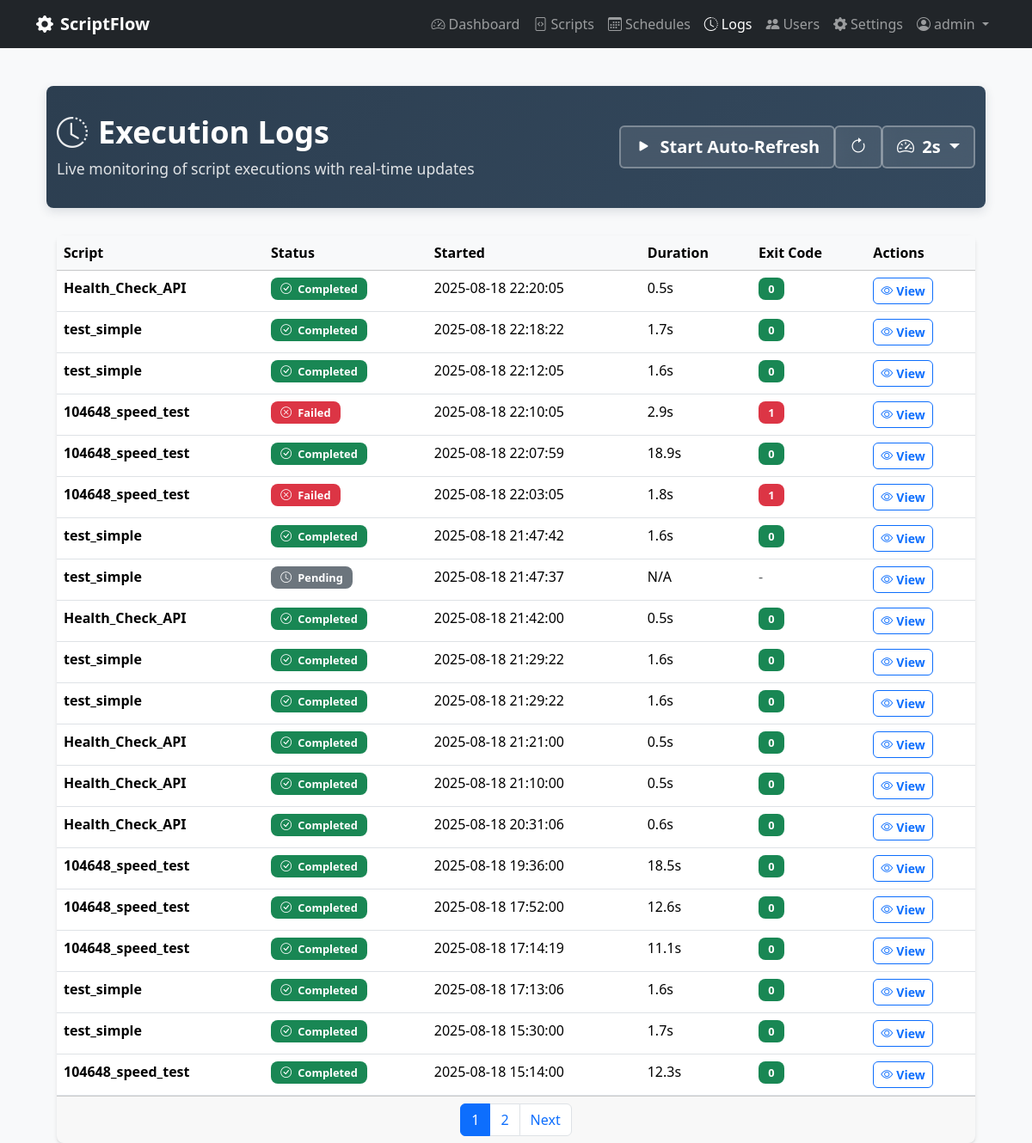
Page /logs (signed in) on the earlier database version.
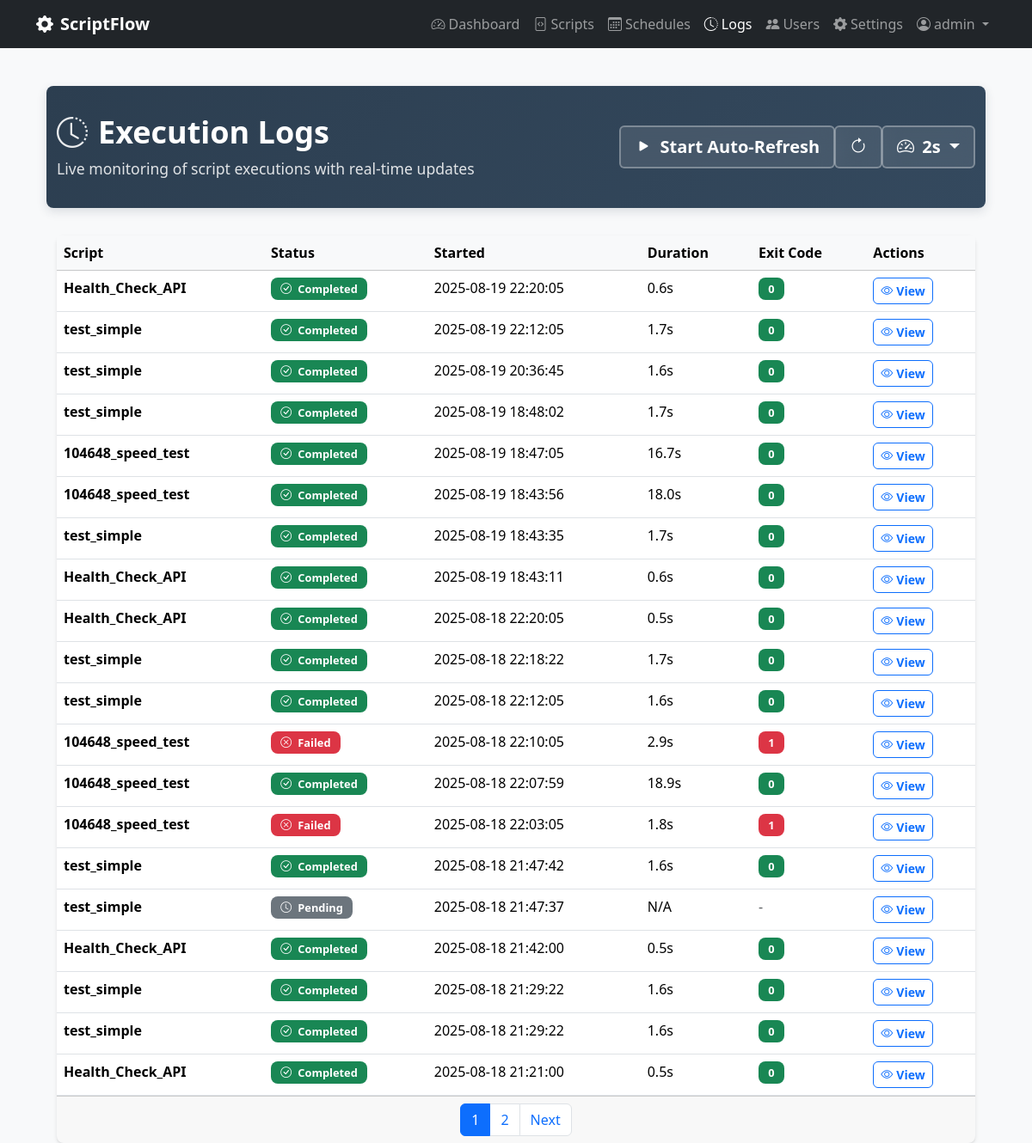
Same page on the later database version.
### scriptflow.py (models this page shows, shortened)
class Execution(db.Model):
    __tablename__ = 'executions'
    id = db.Column(db.Integer, primary_key=True)
    started_at = db.Column(db.DateTime, default=datetime.now, nullable=False)
    completed_at = db.Column(db.DateTime)
    status = db.Column(db.String(20), default='pending', nullable=False)  # pending, running, completed, failed, timeout
    exit_code = db.Column(db.Integer)
    stdout = db.Column(db.Text)
    stderr = db.Column(db.Text)
    duration_seconds = db.Column(db.Float)
    trigger_type = db.Column(db.String(20), default='manual', nullable=False)  # manual, scheduled, api
    script_id = db.Column(db.Integer, db.ForeignKey('scripts.id'), nullable=False)
    user_id = db.Column(db.Integer, db.ForeignKey('users.id'), nullable=False)
    script = db.relationship('Script', backref='executions')
    @property
    def formatted_duration(self):
        if not self.duration_seconds:
            return "N/A"
        if self.duration_seconds < 60:
            return f"{self.duration_seconds:.1f}s"
        else:
            minutes = int(self.duration_seconds // 60)
            seconds = int(self.duration_seconds % 60)
            return f"{minutes}m {seconds}s"

class Script(db.Model):
    __tablename__ = 'scripts'
    id = db.Column(db.Integer, primary_key=True)
    name = db.Column(db.String(100), nullable=False)
    description = db.Column(db.Text)
    filename = db.Column(db.String(255), nullable=False)
    file_path = db.Column(db.String(500), nullable=False)
    script_type = db.Column(db.String(10), nullable=False)  # 'py' or 'bat'
    file_size = db.Column(db.Integer)
    created_at = db.Column(db.DateTime, default=datetime.now)
    updated_at = db.Column(db.DateTime, default=datetime.now, onupdate=datetime.now)
    is_active = db.Column(db.Boolean, default=True)
    user_id = db.Column(db.Integer, db.ForeignKey('users.id'), nullable=False)

### scriptflow.py (the view)
@app.route('/logs')
@login_required
def logs():
    page = request.args.get('page', 1, type=int)
    executions_query = Execution.query.order_by(Execution.started_at.desc())
    executions_filtered = apply_user_data_filter(executions_query)
    executions = executions_filtered.paginate(page=page, per_page=20, error_out=False)
    return render_template('logs.html', executions=executions)

### scriptflow.py (called while the page is built)
@login_manager.user_loader
def load_user(user_id):
    return User.query.get(int(user_id))

def apply_user_data_filter(query):
    if current_user.can_view_all_data:
        return query  # Can see all data
    else:
        return query.filter_by(user_id=current_user.id)  # Only own data

### templates/logs.html (shortened to what the changed rows need)
{% extends "base.html" %}
{% block content %}
<div class="container-fluid">
    <div class="page-header">
        <div class="container">
            <div class="row align-items-center">
                <div class="col">
                    <h1>
                        <i class="bi bi-clock-history"></i>Execution Logs
                    </h1>
                </div>
            </div>
        </div>
    </div>
    <div class="container">
        <div class="card">
            <div class="card-body p-0">
                {% if executions.items %}
                    <div class="table-responsive">
                        <table class="table table-hover mb-0" id="logsTable">
                            <thead class="table-light">
                                <tr>
                                    <th>Script</th>
                                    <th>Status</th>
                                    <th>Started</th>
                                    <th>Duration</th>
                                    <th>Exit Code</th>
                                    <th>Actions</th>
                                </tr>
                            </thead>
                            <tbody id="logsTableBody">
                                {% for execution in executions.items %}
                                <tr>
                                    <td>
                                        <strong>{{ execution.script.name if execution.script else 'Unknown' }}</strong>
                                    </td>
                                    <td>
                                        {% if execution.status == 'running' %}
                                            <span class="badge status-running d-flex align-items-center gap-1">
                                                <i class="bi bi-arrow-clockwise rotating-icon"></i>
                                                Running
                                            </span>
                                        {% elif execution.status == 'completed' %}
                                            <span class="badge bg-success">
                                                <i class="bi bi-check-circle me-1"></i>
                                                Completed
                                            </span>
                                        {% elif execution.status == 'failed' %}
                                            <span class="badge bg-danger">
                                                <i class="bi bi-x-circle me-1"></i>
                                                Failed
                                            </span>
                                        {% elif execution.status == 'pending' %}
                                            <span class="badge bg-secondary">
                                                <i class="bi bi-clock me-1"></i>
                                                Pending
                                            </span>
                                        {% elif execution.status == 'timeout' %}
                                            <span class="badge bg-warning">
                                                <i class="bi bi-stopwatch me-1"></i>
                                                Timeout
                                            </span>
                                        {% else %}
                                            <span class="badge bg-secondary">
                                                {{ execution.status|title }}
                                            </span>
                                        {% endif %}
                                    </td>
                                    <td>{{ execution.started_at.strftime('%Y-%m-%d %H:%M:%S') }}</td>
                                    <td>{{ execution.formatted_duration }}</td>
                                    <td>
                                        {% if execution.exit_code is not none %}
                                            <span class="badge bg-{{ 'success' if execution.exit_code == 0 else 'danger' }}">
                                                {{ execution.exit_code }}
                                            </span>
                                        {% else %}
                                            <span class="text-muted">-</span>
                                        {% endif %}
                                    </td>
                                    <td>
                                        <a href="{{ url_for('view_execution', execution_id=execution.id) }}" class="btn btn-sm btn-outline-primary">
                                            <i class="bi bi-eye me-1"></i>View
                                        </a>
                                    </td>
                                </tr>
                                {% endfor %}
                            </tbody>
                        </table>
                    </div>
                    {% if executions.pages > 1 %}
                    <div class="card-footer">
                        <nav>
                            <ul class="pagination justify-content-center mb-0">
                                {% for page_num in executions.iter_pages() %}
                                    {% if page_num %}
                                        {% if page_num != executions.page %}
                                            <li class="page-item">
                                                <a class="page-link" href="{{ url_for('logs', page=page_num) }}">{{ page_num }}</a>
                                            </li>
                                        {% else %}
                                            <li class="page-item active">
                                                <span class="page-link">{{ page_num }}</span>
                                            </li>
                                        {% endif %}
                                    {% else %}
                                        <li class="page-item disabled">
                                            <span class="page-link">...</span>
                                        </li>
                                    {% endif %}
                                {% endfor %}
                            </ul>
                        </nav>
                    </div>
                    {% endif %}
                {% endif %}
            </div>
        </div>
    </div>
</div>
{% endblock %}

Differences in the rows shown:
no longer on this page (row unchanged): Execution: script "Health_Check_API", status "completed" (drawn), started_at "2025-08-18 21:10:00", formatted_duration "0.5s", exit_code "0"
no longer on this page (row unchanged): Execution: script "Health_Check_API", status "completed" (drawn), started_at "2025-08-18 20:31:06", formatted_duration "0.6s", exit_code "0"
no longer on this page (row unchanged): Execution: script "104648_speed_test", status "completed" (drawn), started_at "2025-08-18 19:36:00", formatted_duration "18.5s", exit_code "0"
no longer on this page (row unchanged): Execution: script "104648_speed_test", status "completed" (drawn), started_at "2025-08-18 17:52:00", formatted_duration "12.6s", exit_code "0"
no longer on this page (row unchanged): Execution: script "104648_speed_test", status "completed" (drawn), started_at "2025-08-18 17:14:19", formatted_duration "11.1s", exit_code "0"
no longer on this page (row unchanged): Execution: script "test_simple", status "completed" (drawn), started_at "2025-08-18 17:13:06", formatted_duration "1.6s", exit_code "0"
no longer on this page (row unchanged): Execution: script "test_simple", status "completed" (drawn), started_at "2025-08-18 15:30:00", formatted_duration "1.7s", exit_code "0"
no longer on this page (row unchanged): Execution: script "104648_speed_test", status "completed" (drawn), started_at "2025-08-18 15:14:00", formatted_duration "12.3s", exit_code "0"
added Execution: script "Health_Check_API", status "completed" (drawn), started_at "2025-08-19 22:20:05", formatted_duration "0.6s", exit_code "0"
added Execution: script "test_simple", status "completed" (drawn), started_at "2025-08-19 22:12:05", formatted_duration "1.7s", exit_code "0"
added Execution: script "test_simple", status "completed" (drawn), started_at "2025-08-19 20:36:45", formatted_duration "1.6s", exit_code "0"
added Execution: script "test_simple", status "completed" (drawn), started_at "2025-08-19 18:48:02", formatted_duration "1.7s", exit_code "0"
added Execution: script "104648_speed_test", status "completed" (drawn), started_at "2025-08-19 18:47:05", formatted_duration "16.7s", exit_code "0"
added Execution: script "104648_speed_test", status "completed" (drawn), started_at "2025-08-19 18:43:56", formatted_duration "18.0s", exit_code "0"
added Execution: script "test_simple", status "completed" (drawn), started_at "2025-08-19 18:43:35", formatted_duration "1.7s", exit_code "0"
added Execution: script "Health_Check_API", status "completed" (drawn), started_at "2025-08-19 18:43:11", formatted_duration "0.6s", exit_code "0"
